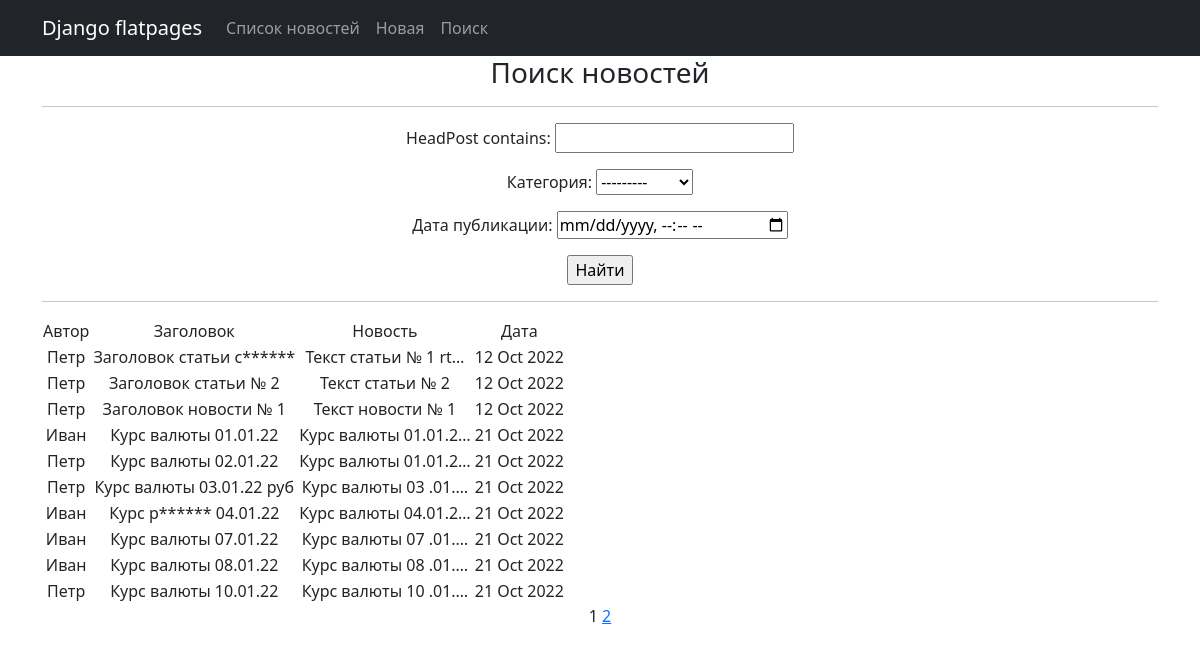
The app's page /news/search/ with its own data.
### news/models.py (models this page shows, shortened)
class Post(models.Model):
    article = 'AR'
    news = 'NW'
    PostPositions = [(article, 'Статья'), (news, 'Новость')]
    author = models.ForeignKey(Author, on_delete=models.CASCADE)
    category = models.ManyToManyField(Category, through='PostCategory')
    post_datetime = models.DateTimeField(auto_now_add=True)
    typePost = models.CharField(max_length=2, choices=PostPositions, default=news)
    headPost = models.CharField(max_length=255, blank=True)
    textPost = models.TextField(blank=True)
    rating = models.SmallIntegerField(default=0)

class Author(models.Model):
    authorname = models.OneToOneField(User, on_delete=models.CASCADE)
    full_name = models.CharField(max_length=100)
    rating = models.SmallIntegerField(default=0)

### news/views.py (the view)
# urls.py: path('search/', PostSearch.as_view(), name='post_search'),
class PostSearch(ListView):
            model = Post
            template_name = 'search.html'
            context_object_name = 'search'
            paginate_by = 10
            def get_queryset(self):
                queryset = super().get_queryset()
                self.filterset = PostFilter(self.request.GET, queryset)
                return self.filterset.qs
            def get_context_data(self, **kwargs):
                context = super().get_context_data(**kwargs)
                context['filterset'] = self.filterset
                return context

### news/models.py (called while the page is built)
    def __str__(self):
        return f'{self.context}'

### news/templatetags/news_filters.py (called while the page is built)
@register.filter()
def censor(l):
    words_bad = ('редиска', 'сволочь', 'уроды')
    if not isinstance(l, str):
        raise TypeError('Ошибка типа')
    value = l
    for elem in value.split():
        if elem.lower() in words_bad:
            l= value.replace(elem, elem[0]+('*'*(len(elem)-1)))
            value = l
    return value

### templates/search.html (shortened to what this page needs)
{% extends 'flatpages/default.html' %}
{% load news_filters %}
{% block content %}
   <h3>Поиск новостей</h3>
<hr>
    <form action="" method="get">
   <form action="" method="get">
       {{ filterset.form.as_p }}
       <input type="submit" value="Найти" />
   </form>
    </form>
   <hr>
{% if search %}
       <table>
           <tr>
               <td>       Автор         </td>
               <td>                     </td>
               <td>     Заголовок       </td>
               <td>                     </td>
               <td>      Новость        </td>
               <td>                     </td>
               <td>       Дата          </td>
           </tr>
           {% for new in search %}
           <tr>
               <td>{{ new.author.authorname|truncatewords:5 }}</td>
               <td>        </td>
               <td>{{ new.headPost|censor }}</td>
               <td>        </td>
               <td>{{ new.textPost|truncatechars:20|censor }}</td>
               <td>  </td>
               <td>{{ new.post_datetime|date:'d M Y' }}</td>
           </tr>
           {% endfor %}
       </table>
   {% else %}
       <h2>Новостей  нет!</h2>
   {% endif %}
   {{ page_obj.number }}
   {% if page_obj.has_next %}
       <a href="?page={{ page_obj.next_page_number }}">{{ page_obj.next_page_number }}</a>
   {% endif %}
{% endblock content %}

### records on screen
Post: author.authorname "Петр", headPost|censor "Заголовок статьи с******", textPost|censor "Текст статьи № 1 rt…", post_datetime "12 Oct 2022"
Post: author.authorname "Петр", headPost|censor "Заголовок статьи № 2", textPost|censor "Текст статьи № 2", post_datetime "12 Oct 2022"
Post: author.authorname "Петр", headPost|censor "Заголовок новости № 1", textPost|censor "Текст новости № 1", post_datetime "12 Oct 2022"
Post: author.authorname "Иван", headPost|censor "Курс валюты 01.01.22", textPost|censor "Курс валюты 01.01.2…", post_datetime "21 Oct 2022"
Post: author.authorname "Петр", headPost|censor "Курс валюты 02.01.22", textPost|censor "Курс валюты 01.01.2…", post_datetime "21 Oct 2022"
Post: author.authorname "Петр", headPost|censor "Курс валюты 03.01.22 руб", textPost|censor "Курс валюты 03 .01.…", post_datetime "21 Oct 2022"
Post: author.authorname "Иван", headPost|censor "Курс р****** 04.01.22", textPost|censor "Курс валюты 04.01.2…", post_datetime "21 Oct 2022"
Post: author.authorname "Иван", headPost|censor "Курс валюты 07.01.22", textPost|censor "Курс валюты 07 .01.…", post_datetime "21 Oct 2022"
Post: author.authorname "Иван", headPost|censor "Курс валюты 08.01.22", textPost|censor "Курс валюты 08 .01.…", post_datetime "21 Oct 2022"
Post: author.authorname "Петр", headPost|censor "Курс валюты 10.01.22", textPost|censor "Курс валюты 10 .01.…", post_datetime "21 Oct 2022"

### other values on screen
{{ page_obj.number }} "1"
{{ page_obj.next_page_number }} "2"
